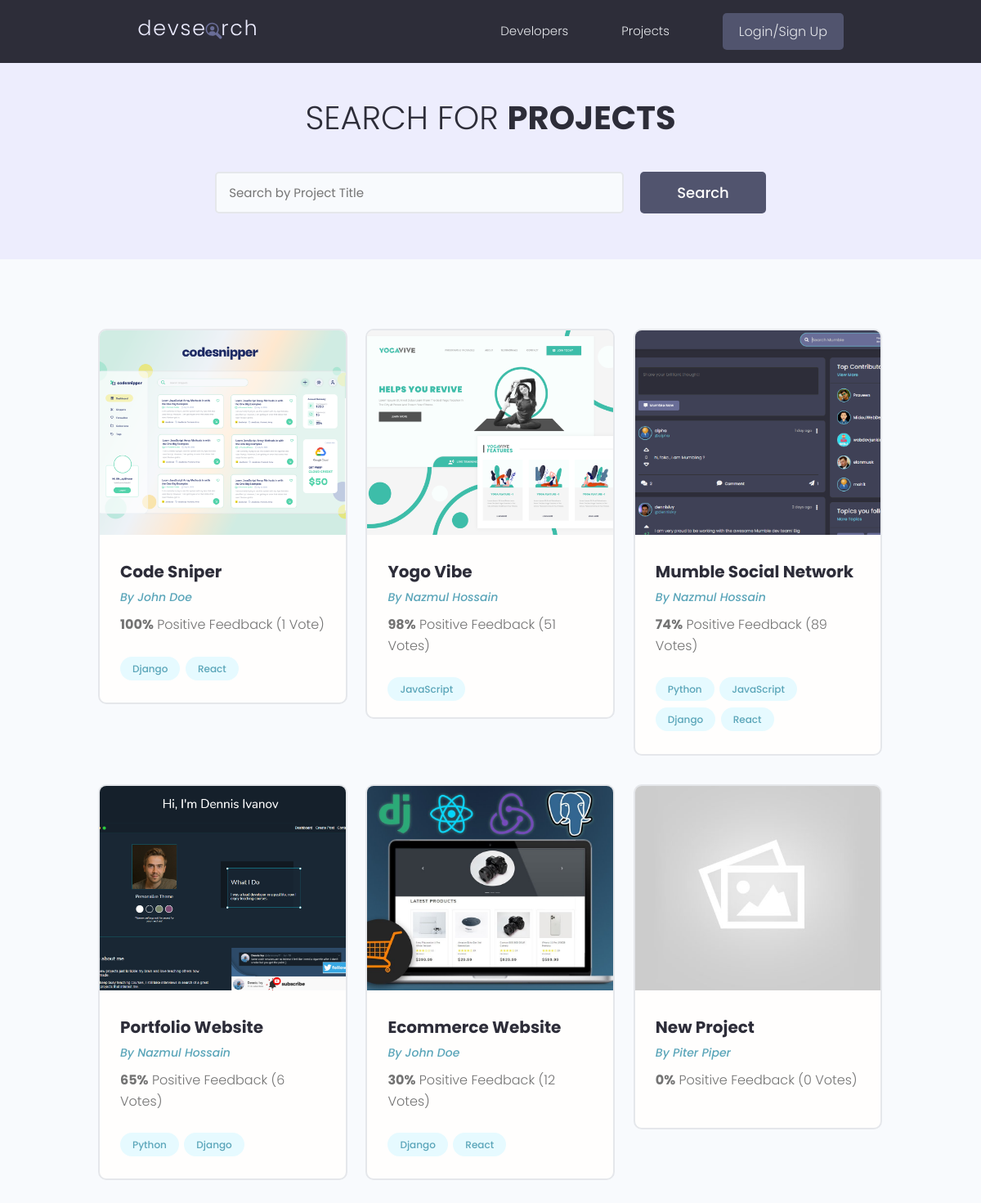
/projects/?search_query=&page=2, run on an earlier commit of the app's database.
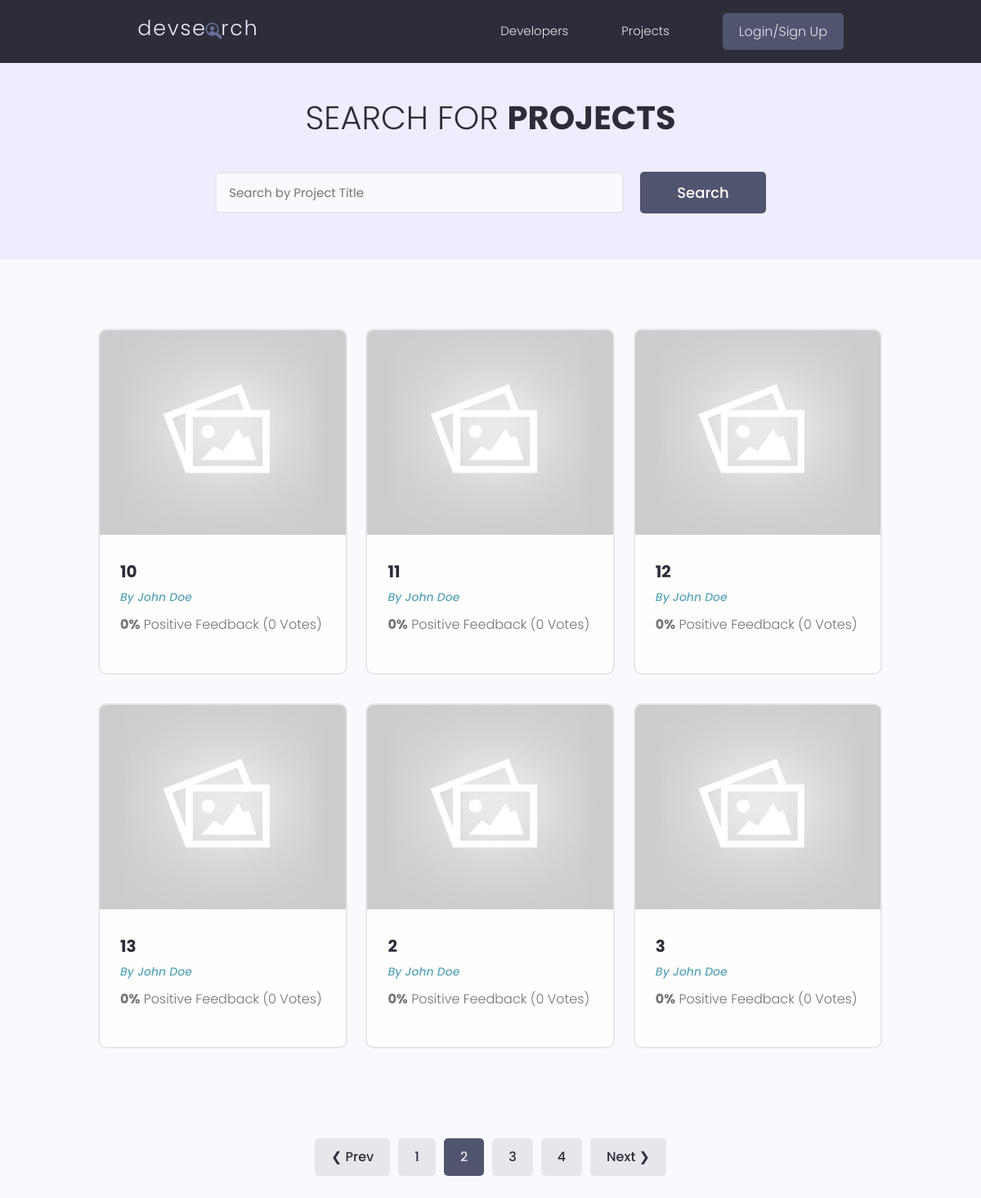
And on a later commit of the database.
### projects/models.py (models this page shows, shortened)
class Project(models.Model):
    owner = models.ForeignKey(Profile, on_delete=models.SET_NULL, blank=True, null=True)
    title = models.CharField(max_length=200)
    description = models.TextField(null=True, blank=True)
    featured_image = models.ImageField(default='default.jpg', null=True, blank=True)
    demo_link = models.CharField(max_length=2000, null=True, blank=True)
    source_link = models.CharField(max_length=2000, null=True, blank=True)
    tags = models.ManyToManyField('Tag', blank=True)        # if the Tag class is under then need to set in 'Tags', if above jsut simply use Tag
    vote_total = models.IntegerField(default=0, null=True, blank=True)
    vote_ratio = models.IntegerField(default=0, null=True, blank=True)
    created = models.DateTimeField(auto_now_add=True)
    id = models.UUIDField(default=uuid.uuid4, unique=True, primary_key=True, editable=False)
    class Meta:
        ordering = ['-vote_ratio', '-vote_total', 'title']

class Tag(models.Model):
    name = models.CharField(max_length=200)
    created = models.DateTimeField(auto_now_add=True)
    id = models.UUIDField(default=uuid.uuid4, unique=True, primary_key=True, editable=False)

### user/models.py (models this page shows, shortened)
class Profile(models.Model):
    user = models.OneToOneField(User, on_delete=models.CASCADE, null=True, blank=True)
    username = models.CharField(max_length=200, null=True, blank=True)
    name = models.CharField(max_length=200, null=True, blank=True)
    email = models.EmailField(max_length=500, null=True, blank=True)
    short_intro = models.CharField(max_length=200, null=True, blank=True)
    bio = models.TextField(null=True, blank=True)
    profile_pic = models.ImageField(null=True, blank=True, upload_to='profile/', default='profile/user-default.png')
    location = models.CharField(max_length=200, null=True, blank=True)
    social_github = models.CharField(max_length=200, null=True, blank=True)
    social_twitter = models.CharField(max_length=200, null=True, blank=True)
    social_linkedin = models.CharField(max_length=200, null=True, blank=True)
    social_youtube = models.CharField(max_length=200, null=True, blank=True)
    social_facebook = models.CharField(max_length=200, null=True, blank=True)
    created = models.DateTimeField(auto_now_add=True)
    id = models.UUIDField(default=uuid.uuid4, unique=True, primary_key=True, editable=False)
    class Meta:
        ordering = ['created']

### projects/views.py (the view)
# urls.py: path('projects/', include('projects.urls')),
def projects(request):
    projects, search_query = SearchProject(request)
    paginator, projects = paginateProjects(request, projects, 6)
    context = {'projects':projects, 'search_query':search_query, 'paginator':paginator}
    return render(request, 'projects/projects.html', context)

### projects/utils.py (called while the page is built)
def paginateProjects(request, projects, objectPerPage):
    page = request.GET.get('page')
    paginator = Paginator(projects, objectPerPage)
    projects = paginator.get_page(page)
    return paginator, projects

def SearchProject(request):
    search_query = ''
    if request.GET.get('search_query'):
        search_query = request.GET.get('search_query')
    tags = Tag.objects.filter(name__icontains=search_query)
    projects = Project.objects.distinct().filter(
        Q(title__icontains = search_query) |
        Q(description__icontains = search_query) |
        Q(owner__name__icontains = search_query) |
        Q(tags__in = tags)
    )
    return projects, search_query

### projects/templates/projects/projects.html (shortened to what this page needs)
{% extends "main.html" %}
{% block content %}
{% load static %}
  <main class="projects">
    <section class="hero-section text-center">
      <div class="container container--narrow">
        <div class="hero-section__box">
          <h2>Search for <span>Projects</span></h2>
        </div>
        <div class="hero-section__search">
          <form class="form" action="{% url 'projects' %}" method="get">
            <div class="form__field">
              <input class="input input--text" id="formInput#search" type="text" name="search_query"
                value="{{search_query}}" placeholder="Search by Project Title" />
            </div>
            <input class="btn btn--sub btn--lg" type="submit" value="Search" />
          </form>
        </div>
      </div>
    </section>
    <section class="projectsList">
      <div class="container">
        <div class="grid grid--three">
        {% for project in projects %}
          <div class="column">
            <div class="card project">
              <a href="{% url 'project' project.id %}" class="project">
                <img class="project__thumbnail" src="{{project.featured_image.url}}" alt="project thumbnail" />
                <div class="card__body">
                  <h3 class="project__title">{{project.title}}</h3>
                  <p><a class="project__author" href="{% url 'user-profile' project.owner.id %}">By {{project.owner.name}}</a></p>
                  <p class="project--rating">
                    <span style="font-weight: bold;">{{project.vote_ratio}}%</span> Positive
                    Feedback ({{project.vote_total}} Vote{{project.vote_total|pluralize:"s"}})
                  </p>
                  <div class="project__tags">
                    {% for tag in project.tags.all %}
                    <span class="tag tag--pill tag--main">
                      <small>{{tag.name}}</small>
                    </span>
                    {% endfor %}
                  </div>
                </div>
              </a>
            </div>
          </div>
          {% endfor %}
        </div>
      </div>
    </section>
    {% include 'paginator.html' with queryset=projects paginator=paginator search_query=search_query%}
  </main>
{% endblock content %}

What changed in the data, as far as the page shows it:
no longer on this page (row unchanged): Project: featured_image (picture), title "Code Sniper", owner.name "John Doe", vote_ratio "100", vote_total "1"
no longer on this page (row unchanged): Tag: name "Django"
no longer on this page (row unchanged): Tag: name "React"
no longer on this page (row unchanged): Project: featured_image (picture), title "Yogo Vibe", owner.name "Nazmul Hossain", vote_ratio "98", vote_total "51"
no longer on this page (row unchanged): Tag: name "JavaScript"
no longer on this page (row unchanged): Project: featured_image (picture), title "Mumble Social Network", owner.name "Nazmul Hossain", vote_ratio "74", vote_total "89"
no longer on this page (row unchanged): Tag: name "Python"
no longer on this page (row unchanged): Project: featured_image (picture), title "Portfolio Website", owner.name "Nazmul Hossain", vote_ratio "65", vote_total "6"
no longer on this page (row unchanged): Project: featured_image (picture), title "Ecommerce Website", owner.name "John Doe", vote_ratio "30", vote_total "12"
no longer on this page (row unchanged): Project: featured_image (placeholder picture), title "New Project", owner.name "Piter Piper", vote_ratio "0", vote_total "0"
added Project: featured_image (placeholder picture), title "10", owner.name "John Doe", vote_ratio "0", vote_total "0"
added Project: featured_image (placeholder picture), title "11", owner.name "John Doe", vote_ratio "0", vote_total "0"
added Project: featured_image (placeholder picture), title "12", owner.name "John Doe", vote_ratio "0", vote_total "0"
added Project: featured_image (placeholder picture), title "13", owner.name "John Doe", vote_ratio "0", vote_total "0"
added Project: featured_image (placeholder picture), title "2", owner.name "John Doe", vote_ratio "0", vote_total "0"
added Project: featured_image (placeholder picture), title "3", owner.name "John Doe", vote_ratio "0", vote_total "0"
Also different on the page:
text now shown: "❮ Prev Next ❯"
new list line: "1"
new list line: "2"
new list line: "3"
new list line: "4"
